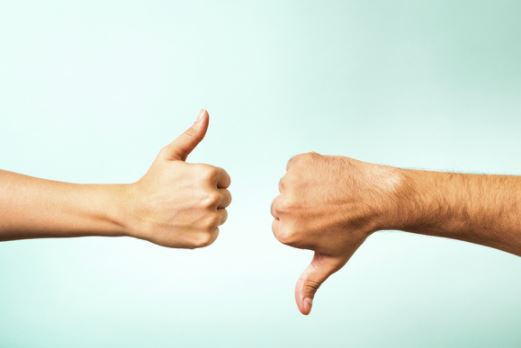
#> input picture image/thumbs_up_down.JPG, 521 x 348 px, found by its file name
$ python thumbs_up_down.py   (older library calls are emulated)
#> lines starting #> are read from the running program, lines starting #| are printed output that depends on the picture; after the words box and inside, x2 and y2 are one past the last pixel; in counts of white or black regions, pixels touching at a corner belong together
# -*- coding: utf-8 -*-
"""
Created on Mon Oct  2 18:12:49 2017

@author: shubra
"""

import numpy as np
import matplotlib.pyplot as plt
import cv2

# Read in an image and convert to RGB
image = cv2.imread('../image/thumbs_up_down.jpg')
#> image is the input picture: shape (348, 521, 3); mean B, G, R 215.1, 227.6, 219.3
image = cv2.cvtColor(image, cv2.COLOR_BGR2RGB)

# Convert to grayscale
gray = cv2.cvtColor(image,cv2.COLOR_RGB2GRAY)
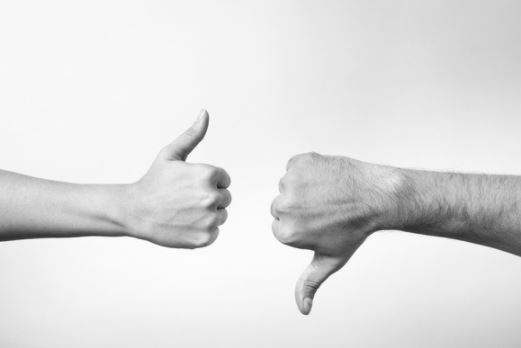
#> gray: shape (348, 521); min 26, max 254, mean 223.7
# Create a binary thresholded image
retval, binary = cv2.threshold(gray, 225, 255, cv2.THRESH_BINARY_INV)
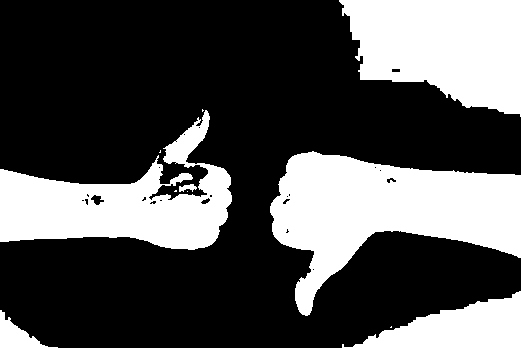
#> binary: shape (348, 521); 31.8% white; 11 white regions (5 under 20 px)

# Find contours from thresholded image
retval, contours, hierarchy = cv2.findContours(binary, cv2.RETR_TREE, cv2.CHAIN_APPROX_SIMPLE)
#> contours = 33 contours, 21 with area under 20; largest, box (x1, y1, x2, y2) and area: (270, 151, 521, 316) 20384, (339, 0, 521, 117) 15382, (0, 110, 232, 250) 14606, (342, 291, 521, 348) 5220, (0, 310, 58, 348) 770

# Draw all contours on a copy of the original image
contour_image = np.copy(image)
cv2.drawContours(contour_image, contours, -1, (0,255,0), 2)
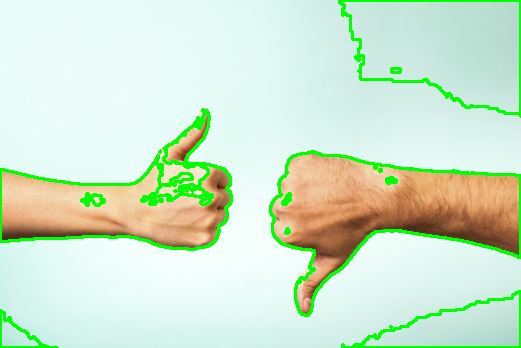
#> contour_image: shape (348, 521, 3); mean R, G, B 207.6, 230.1, 204.6
plt.imshow(contour_image)
# ---------------------------------------------------------- #


## TODO: Complete this function so that
## it returns the orientations of a list of contours
## The list should be in the same order as the contours
## i.e. the first angle should be the orientation of the first contour
def orientations(contours):
    """
    Orientation
    :param cnt: a list of contours
    :return: the orientations of the contours
    """

    # Create an empty list to store the angles in
    # Tip: Use angles.append(value) to add values to this list
    print(len(contours))
#| 33
    angles = []
    for i in range(len(contours)):
        (x,y), (MA,ma), angle = cv2.fitEllipse(contours[i])
        angles.append(angle)
#> this loop made 1 pass
#> after the loop, angles = []
    return angles


# ---------------------------------------------------------- #
# Print out the orientation values
#> (the run stopped early here; a loop or call above may not have finished)
